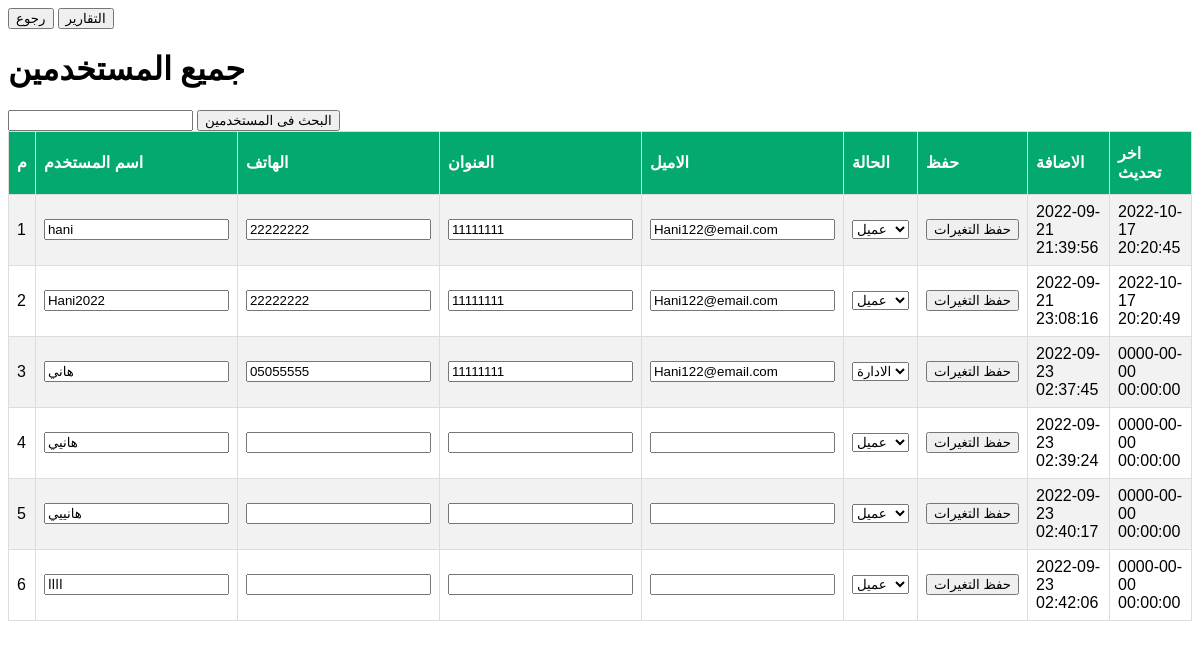
The app's page /admin/all_user.php with its own data.
### tables this page shows
CREATE TABLE `users` (
  `id` int(11) NOT NULL,
  `username` varchar(50) NOT NULL,
  `pass` varchar(50) NOT NULL,
  `phon` varchar(50) NOT NULL,
  `adrees` varchar(50) NOT NULL,
  `email` varchar(50) NOT NULL,
  `time_add` datetime NOT NULL,
  `time_update` datetime NOT NULL,
  `situs` varchar(50) NOT NULL
);

### admin/all_user.php (the view, shortened to what this page needs)
<!DOCTYPE html>
<html>
<head>
<a href="http://localhost/internet_store/"><button>رجوع</button></a>
<link rel="stylesheet" type="text/css" href="../gcss.css">
</head>
<body>
<?php
  include ('../connect.php');
$n1=$_GET['n1'];
?>
<a href="admin.php"><button>التقارير</button></a>
<h1>جميع المستخدمين</h1>
<form action="all_user.php" method="get">
<input type="text" id="n1" name="n1" value="<?php echo $n1 ?>">
<input type="submit" value="البحث فى المستخدمين">
</form>
<table id="customers">
<tr>
<th>م</th>
<th>اسم المستخدم</th>
<th>الهاتف</th>
<th>العنوان</th>
<th>الاميل</th>
<th>الحالة</th>
<th>حفظ</th>
<th>الاضافة</th>
<th>اخر تحديث</th>
  </tr>
  <?php
  $no=0;
$sql="SELECT * FROM users  WHERE username like '%$n1%' or phon like '%$n1%' or adrees like '%$n1%' or email like '%$n1%'or situs like '%$n1%'";
$result = $conn->query($sql);
while($row = $result->fetch_assoc()) {
$no=$no+1;
?>
<tr>
<form action="fun/update_users.php" method="post">
<td><?php echo $no; ?></td>
<td><input type="text" id="n1" name="username" value="<?php echo $row['username']; ?>"></td>
<td><input type="text" id="n1" name="phon" value="<?php echo $row['phon']; ?>"></td>
<td><input type="text" id="n1" name="adrees" value="<?php echo $row['adrees']; ?>"></td>
<td><input type="text" id="n1" name="email" value="<?php echo $row['email']; ?>"></td>
<td>
<select name="situs">
<option value="<?php echo $row['situs']; ?>"><?php echo $row['situs']; ?></option>
</select>
<td><input type="submit" value="حفظ التغيرات"></td>
<td><?php echo $row['time_add']; ?></td>
<td><?php echo $row['time_update']; ?></td>
</form>
  </tr>
<?php
}
?>
</table>
</body>
</html>

### gcss.css (style rules this page uses)
#customers { font-family: Arial, Helvetica, sans-serif; border-collapse: collapse; width: 100%; }
#customers td, #customers th { border: 1px solid #ddd; padding: 8px; }
#customers tr:nth-child(even) { background-color: #f2f2f2; }
#customers th { padding-top: 12px; padding-bottom: 12px; text-align: left; background-color: #04AA6D; color: white; }

### records on screen
users: username "hani", phon "22222222", adrees "11111111", email "Hani122@email.com", situs "عميل", time_add "2022-09-21 21:39:56", time_update "2022-10-17 20:20:45"
users: username "Hani2022", phon "22222222", adrees "11111111", email "Hani122@email.com", situs "عميل", time_add "2022-09-21 23:08:16", time_update "2022-10-17 20:20:49"
users: username "هاني", phon "05055555", adrees "11111111", email "Hani122@email.com", situs "الادارة", time_add "2022-09-23 02:37:45", time_update "0000-00-00 00:00:00"
users: username "هانيي", situs "عميل", time_add "2022-09-23 02:39:24", time_update "0000-00-00 00:00:00"
users: username "هانييي", situs "عميل", time_add "2022-09-23 02:40:17", time_update "0000-00-00 00:00:00"
users: username "اااا", situs "عميل", time_add "2022-09-23 02:42:06", time_update "0000-00-00 00:00:00"
